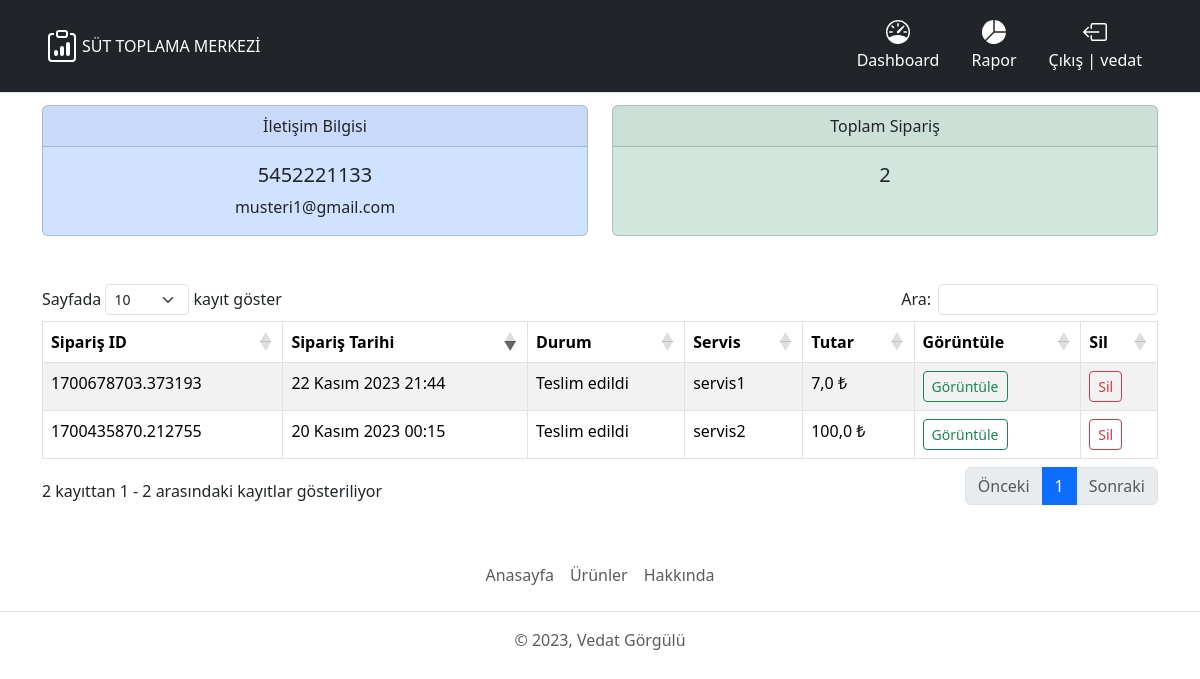
The app's page /mainboard/customer/4/ (signed in) with its own data.
### store/models.py (models this page shows, shortened)
class Customer(models.Model):
    user = models.OneToOneField(
        User, on_delete=models.CASCADE, null=True, blank=True)
    name = models.CharField(max_length=200, null=True)
    phone = models.CharField(max_length=15, null=True)
    email = models.CharField(max_length=200, null=True)
    profile_pic = models.ImageField(
        default='person-circle.svg', null=True, blank=True)

class Order(models.Model):
    ORDER_STATUS = (
        ('Recived', 'Sipariş alındı'),
        ('Assigned', 'Servise atandı'),
        ('Transporting', 'Taşımada'),
        ('Delivered', 'Teslim edildi'),
    )
    transaction_id = models.CharField(max_length=200, null=True)
    customer = models.ForeignKey(
        Customer, null=True, on_delete=models.SET_NULL)
    service = models.ForeignKey(Service, null=True, on_delete=models.SET_NULL)
    date_ordered = models.DateTimeField(auto_now_add=True, null=True)
    complete = models.BooleanField(default=False, null=True, blank=False)
    status = models.CharField(max_length=20, null=True,
                              choices=ORDER_STATUS, default='Sipariş alındı')
    note = models.CharField(max_length=500, null=True, blank=True)
    assign_date = models.DateTimeField(
        verbose_name='Servise atama tarihi', null=True)
    service_date = models.DateTimeField(
        verbose_name='Servise başlama tarihi', null=True)
    delivery_date = models.DateTimeField(
        verbose_name='Teslim tarihi', null=True)
    service_time = models.IntegerField(default=0)
    delivery_time = models.IntegerField(default=0)
    is_delivered = models.BooleanField(
        verbose_name='Teslimat', default=False, null=True, blank=False)
    address = LocationField(verbose_name='Siparişin Konumu', null=True, blank=False, map_attrs={
                            'placeholder': 'Haritadan konum seçiniz.',
                            'center': [38.59821903435276, 27.350622679963262],
                            })
    @property
    def get_cart_total(self):
        order_items = self.orderitem_set.all()
        total_price = float(sum([item.get_total for item in order_items]))
        return total_price
    def get_absolute_url(self):
        return reverse('store:detail', kwargs={'id': self.id})
    def get_delete_url(self):
        return reverse('store:delete', kwargs={'id': self.id})
    class Meta:
        ordering = ['-date_ordered']
        permissions = (
            ('is_operator', 'Operator yetkisine sahip'),
            ('is_service', 'Servis görevlisi yetkisine sahip'),
        )

class Service(models.Model):
    user = models.OneToOneField(
        User, on_delete=models.CASCADE, null=True, blank=True)

class OrderItem(models.Model):
    product = models.ForeignKey(
        Product, on_delete=models.SET_NULL, blank=True, null=True)
    order = models.ForeignKey(
        Order, on_delete=models.CASCADE, blank=True, null=True)
    quantity = models.IntegerField(default=0, blank=True, null=True)
    date_added = models.DateTimeField(auto_now_add=True)
    @property
    def get_total(self):
        total = self.product.price * self.quantity
        return total

class Product(models.Model):
    name = models.CharField(max_length=200, null=True)
    description = models.CharField(max_length=200, null=True)
    price = models.DecimalField(max_digits=7, decimal_places=2)
    image = models.ImageField(null=True, blank=True)

### suttoplamaapp/decorators.py (the view)
        def wrapper_func(request, *args, **kwargs):
            group = None
            if request.user.groups.exists():
                group = request.user.groups.all()[0].name
            if group in allowed_roles:
                return view_func(request, *args, **kwargs)
            else:
                return HttpResponse('Bu işlemi yapamaya yetkili değilsiniz!')

### mainboard/views.py (called while the page is built)
@login_required(login_url='account:login')
@allowed_users(allowed_roles=['admin'])
def view_customer(request, pk):
    customer = Customer.objects.get(id=pk)
    orders = customer.order_set.all()
    order_count = orders.count()
    context = {
        'customer': customer,
        'orders': orders,
        'order_count': order_count,
    }
    return render(request, 'mainboard/customer.html', context=context)

### mainboard/templates/mainboard/customer.html (shortened to what this page needs)
{% extends 'base.html' %}
{% block content %}
  <div class="col">
    <div class="row pt-1">
      <div class="col-md">
        <div class="card bg-primary-subtle text-center">
          <div class="card-header">İletişim Bilgisi</div>
          <div class="card-body">
            <h5 class="card-title">{{ customer.phone }}</h5>
            <p class="card-text">{{ customer.email }}</p>
          </div>
        </div>
      </div>
      <div class="col-md">
        <div class="card bg-success-subtle text-center" style="height: 100%;">
          <div class="card-header">Toplam Sipariş</div>
          <div class="card-body">
            <h5 class="card-title">{{ order_count }}</h5>
          </div>
        </div>
      </div>
    </div>
    <div class="row pt-5">
      <div class="col-md">
        <div class="table-responsive">
          <table id="customerViewDataTable" class="table table-striped table-bordered">
            <thead>
              <th>Sipariş ID</th>
              <th>Sipariş Tarihi</th>
              <th>Durum</th>
              <th>Servis</th>
              <th>Tutar</th>
              <th>Görüntüle</th>
              <th>Sil</th>
            </thead>
            <tbody>
              {% for order in orders %}
                {% if order.transaction_id %}
                  <tr>
                    <td>{{ order.transaction_id }}</td>
                    <td>{{ order.date_ordered }}</td>
                    <td>{{ order.status }}</td>
                    <td>{{ order.service.user }}</td>
                    <td>{{ order.get_cart_total }} ₺</td>
                    <td>
                      <a class="btn btn btn-outline-success btn-sm" href="{{ order.get_absolute_url }}">Görüntüle</a>
                    </td>
                    <td>
                      <a class="btn btn btn-outline-danger btn-sm" href="{{ order.get_delete_url }}">Sil</a>
                    </td>
                  </tr>
                {% endif %}
              {% endfor %}
            </tbody>
          </table>
        </div>
      </div>
    </div>
  </div>
{% endblock %}

### templates/partials/_navbar.html (shortened to what this page needs)
<header>
  <div class="px-3 py-2 mb-2 text-bg-dark border-bottom">
    <div class="container">
      <div class="d-flex flex-wrap align-items-center justify-content-center justify-content-lg-start">
        <a href="/" class="d-flex align-items-center my-2 my-lg-0 me-lg-auto text-white text-decoration-none">
          SÜT TOPLAMA MERKEZİ
        </a>
        <ul class="nav col-12 col-lg-auto my-2 justify-content-center my-md-0 py-1 text-small">
          {% if request.user.is_authenticated %}
            {% if perms.store.is_operator %}
              <li>
                <a href="{% url 'mainboard:mainboard' %}" class="nav-link text-white">
                  Dashboard
                </a>
              </li>
              <li>
                <a href="{% url 'mainboard:chart' %}" class="nav-link text-white">
                  <svg xmlns="http://www.w3.org/2000/svg" width="24" height="24" fill="currentColor" class="bi d-block mx-auto mb-1" viewBox="0 0 16 16">
                    <path d="M15.985 8.5H8.207l-5.5 5.5a8 8 0 0 0 13.277-5.5zM2 13.292A8 8 0 0 1 7.5.015v7.778l-5.5 5.5zM8.5.015V7.5h7.485A8.001 8.001 0 0 0 8.5.015z" />
                  </svg>Rapor
                </a>
              </li>
              <li>
                <a href="{% url 'account:logout' %}" class="nav-link text-white">
                  Çıkış | {{ request.user }}
                </a>
              </li>
            {% endif %}
          {% endif %}
        </ul>
      </div>
    </div>
  </div>
</header>

### records on screen
Customer: phone "5452221133", email "musteri1@gmail.com"
Order: transaction_id "1700678703.373193", date_ordered "22 Kasım 2023 21:44", status "Teslim edildi", service.user "servis1", get_cart_total "7,0"
Order: transaction_id "1700435870.212755", date_ordered "20 Kasım 2023 00:15", status "Teslim edildi", service.user "servis2", get_cart_total "100,0"

### other values on screen
{{ request.user }} "vedat"
{{ order_count }} "2"
